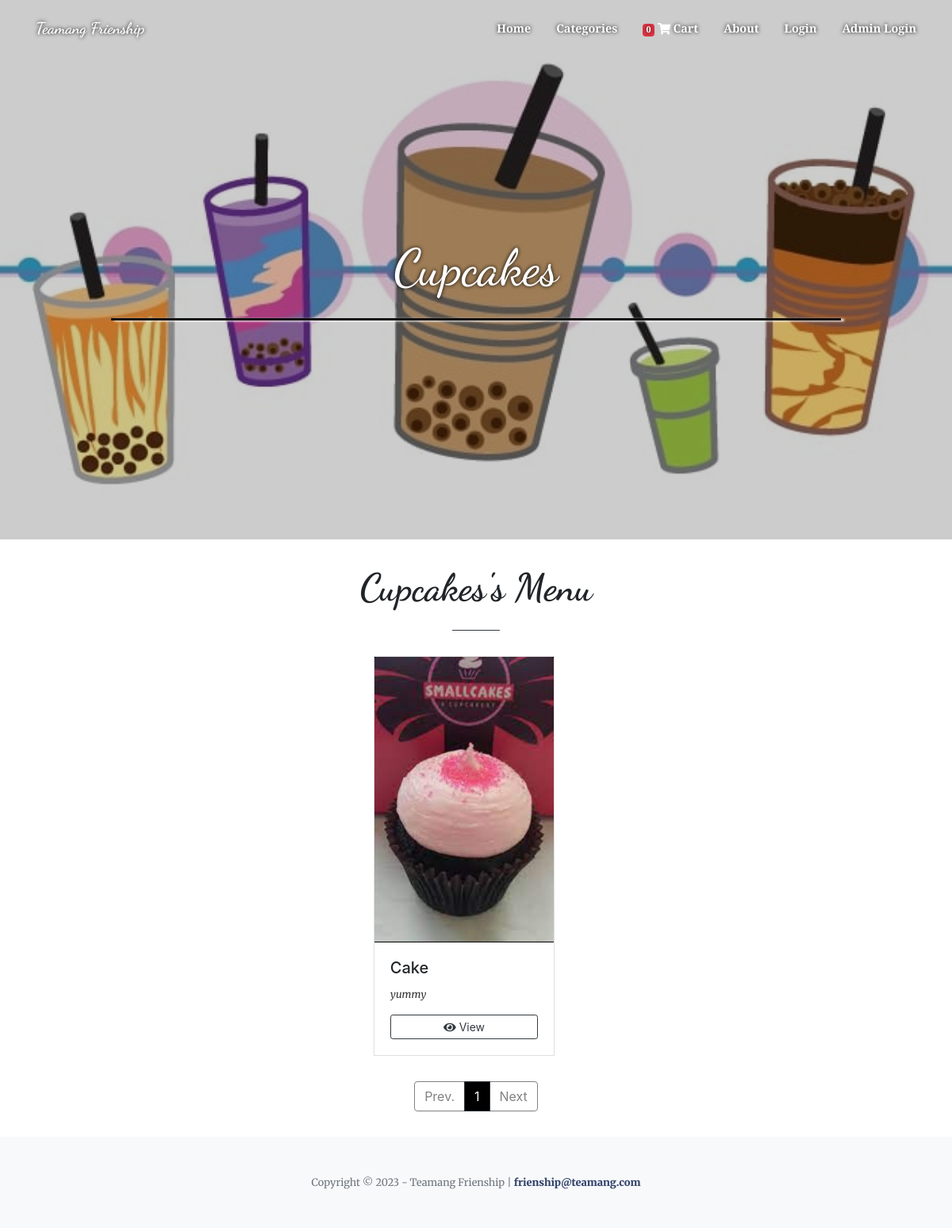
The app's page /index.php?page=category&id=6 with its own data.
### tables this page shows
CREATE TABLE `category_list` (
  `id` int(30) NOT NULL,
  `name` text NOT NULL
);

CREATE TABLE `product_list` (
  `id` int(30) NOT NULL,
  `category_id` int(30) NOT NULL,
  `name` varchar(100) NOT NULL,
  `description` text NOT NULL,
  `price` float NOT NULL DEFAULT 0,
  `quantity` int(100) NOT NULL,
  `img_path` text NOT NULL,
  `status` tinyint(1) NOT NULL DEFAULT 1 COMMENT '0= unavailable, 2 Available'
);

### index.php (the view, shortened to what this page needs)
<!DOCTYPE html>
<html lang="en">
    <?php
    include('header.php');
    include('admin/db_connect.php');
    ?>
    <body id="page-top">
        <nav class="navbar navbar-expand-lg navbar-light fixed-top py-3" id="mainNav">
            <div class="container">
                <a class="navbar-brand js-scroll-trigger" href="./"><?php echo $_SESSION['setting_name'] ?></a>
                <div class="collapse navbar-collapse" id="navbarResponsive">
                    <ul class="navbar-nav ml-auto my-2 my-lg-0">
                        <li class="nav-item"><a class="nav-link js-scroll-trigger" href="index.php?page=home">Home</a></li>
                        <?php
                        $categories = $conn->query("SELECT * FROM `category_list` order by `name` asc");
                        if($categories->num_rows > 0):
                        ?>
                        <li class="nav-item position-relative " id="cat-menu-link">
                          <a class="nav-link"  href="#">Categories</a>
                        </li>
                        <?php endif; ?>
                        <li class="nav-item"><a class="nav-link js-scroll-trigger" href="index.php?page=cart_list"><span> <span class="badge badge-danger item_count">0</span> <i class="fa fa-shopping-cart"></i>  </span>Cart</a></li>
                        <li class="nav-item"><a class="nav-link js-scroll-trigger" href="index.php?page=about">About</a></li>
                        <?php if(isset($_SESSION['login_user_id'])): ?>
                        <li class="nav-item"><a class="nav-link js-scroll-trigger" href="admin/ajax.php?action=logout2"><?php echo "Welcome ". $_SESSION['login_first_name'].' '.$_SESSION['login_last_name'] ?> <i class="fa fa-power-off"></i></a></li>
                      <?php else: ?>
                        <li class="nav-item"><a class="nav-link js-scroll-trigger" href="javascript:void(0)" id="login_now">Login</a></li>
                        <li class="nav-item"><a class="nav-link js-scroll-trigger" href="./admin">Admin Login</a></li>
                      <?php endif; ?>
                    </ul>
                </div>
            </div>
        </nav>
        <?php
        $page = isset($_GET['page']) ?$_GET['page'] : "home";
        include $page.'.php';
        ?>
        <footer class="bg-light py-5">
            <div class="container"><div class="small text-center text-muted">Copyright © <?= date("Y") ?> - <?= $_SESSION['setting_name'] ?> | <a href="mailto:bucad.hazelann.bscs2021@gmail.com" target="_blank">frienship@teamang.com</a></div></div>
        </footer>
    </body>
</html>

### category.php (shortened to what this page needs)
<?php
$cid= $_GET['id'] ?? "";
$category_qry = $conn->query("SELECT * FROM `category_list` where `id` = '{$cid}'");
if($category_qry->num_rows > 0){
   $data = $category_qry->fetch_assoc();
}else{
   throw new ErrorException("Error: This page requires a category ID.");
}
?>
<header class="masthead">
           <div class="container h-100">
               <div class="row h-100 align-items-center justify-content-center text-center">
                   <div class="col-lg-10 align-self-center mb-4 page-title">
                   	<h1 class="text-white"><?= $data['name'] ?? "" ?></h1>
                       <hr class="divider my-4 bg-dark" />
                   </div>
               </div>
           </div>
       </header>
<section class="page-section" id="menu">
       <h1 class="text-center text-cursive" style="font-size:3em"><b><?= $data['name'] ?? "" ?>'s Menu</b></h1>
       <div class="d-flex justify-content-center">
           <hr class="border-dark" width="5%">
       </div>
       <div class="row mx-0">
           <div class="col-lg-12 col-md-12 col-sm-12 col-xs-12">
               <div id="menu-field" class="card-deck px-2 py-3 justify-content-center">
                       <?php
                           include 'admin/db_connect.php';
                           $limit = 10;
                           $page = (isset($_GET['_page']) && $_GET['_page'] > 0) ? $_GET['_page'] - 1 : 0 ;
                           $offset = $page > 0 ? $page * $limit : 0;
                           $all_menu =$conn->query("SELECT id FROM  product_list")->num_rows;
                           $page_btn_count = ceil($all_menu / $limit);
                           $qry = $conn->query("SELECT * FROM  product_list where `category_id` = '{$cid}' order by `name` asc Limit $limit OFFSET $offset ");
                           while($row = $qry->fetch_assoc()):
                           ?>
                           <div class="col-lg-3 mb-3">
                           <div class="card menu-item  rounded-0">
                               <div class="position-relative overflow-hidden" id="item-img-holder">
                                   <img src="assets/img/<?php echo $row['img_path'] ?>" class="card-img-top" alt="...">
                               </div>
                               <div class="card-body rounded-0">
                               <h5 class="card-title"><?php echo $row['name'] ?></h5>
                               <p class="card-text truncate"><?php echo $row['description'] ?></p>
                               <div class="text-center">
                                   <button class="btn btn-sm btn-outline-dark view_prod btn-block" data-id=<?php echo $row['id'] ?>><i class="fa fa-eye"></i> View</button>
                               </div>
                               </div>
                           </div>
                           </div>
                           <?php endwhile; ?>
               </div>
           </div>
       </div>
       <div class="row mx-0">
           <div class="w-100 mx-4 d-flex justify-content-center">
               <div class="btn-group paginate-btns">
                   <a class="btn btn-default border border-dark" <?php echo ($page == 0)? 'disabled' :'' ?> href="./?_page=<?php echo ($page) ?>">Prev.</a>
                   <?php for($i = 1; $i <= $page_btn_count; $i++): ?>
                   <?php if($page_btn_count > 10): ?>
                       <?php if($i = $page_btn_count && !in_array($i, range( ($page - 3), ($page + 3) ) )): ?>
                           <a class="btn btn-default border border-dark ellipsis">...</a>
                       <?php endif; ?>
                       <?php if($i == 1 || $i == $page_btn_count || (in_array($i, range( ($page - 3), ($page + 3) ) )) ): ?>
                           <a class="btn btn-default border border-dark <?php echo ($i == ($page + 1)) ? 'active' : '';  ?>" href = "./?_page=<?php echo $i ?>"><?php echo $i; ?></a>
                           <?php if($i == 1 && !in_array($i, range( ($page - 3), ($page + 3) ) )): ?>
                               <a class="btn btn-default border border-dark ellipsis">...</a>
                           <?php endif; ?>
                       <?php endif; ?>
                   <?php else: ?>
                       <a class="btn btn-default border border-dark <?php echo ($i == ($page + 1)) ? 'active' : '';  ?>" href = "./?_page=<?php echo $i ?>"><?php echo $i; ?></a>
                   <?php endif; ?>
                   <?php endfor; ?>
                   <a class="btn btn-default border border-dark" <?php echo (($page+1) == $page_btn_count)? 'disabled' :'' ?> href="./?_page=<?php echo ($page+2) ?>">Next</a>
               </div>
           </div>
       </div>
   </section>

### records on screen
category_list: name "Cupcakes"
product_list: img_path (picture), name "Cake", description "yummy"

### other values on screen
$_SESSION['setting_name'] "Teamang Frienship"
